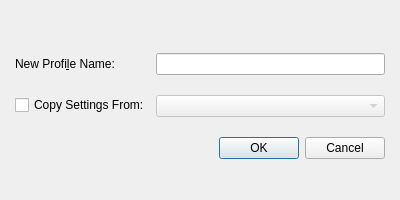
<?xml version="1.0" encoding="UTF-8"?>
<ui version="4.0">
 <class>NewProfileDialog</class>
 <widget class="QDialog" name="NewProfileDialog">
  <property name="geometry">
   <rect>
    <x>0</x>
    <y>0</y>
    <width>400</width>
    <height>200</height>
   </rect>
  </property>
  <property name="windowTitle">
   <string>Create New Profile</string>
  </property>
  <layout class="QFormLayout" name="formLayout">
   <property name="fieldGrowthPolicy">
    <enum>QFormLayout::AllNonFixedFieldsGrow</enum>
   </property>
   <property name="formAlignment">
    <set>Qt::AlignLeading|Qt::AlignLeft|Qt::AlignVCenter</set>
   </property>
   <property name="verticalSpacing">
    <number>20</number>
   </property>
   <property name="leftMargin">
    <number>15</number>
   </property>
   <property name="rightMargin">
    <number>15</number>
   </property>
   <property name="bottomMargin">
    <number>0</number>
   </property>
   <item row="0" column="0">
    <widget class="QLabel" name="label">
     <property name="text">
      <string>New Profi&amp;le Name:</string>
     </property>
     <property name="buddy">
      <cstring>lineEdit</cstring>
     </property>
    </widget>
   </item>
   <item row="0" column="1">
    <widget class="QLineEdit" name="lineEdit">
     <property name="clearButtonEnabled">
      <bool>true</bool>
     </property>
    </widget>
   </item>
   <item row="1" column="0">
    <widget class="QCheckBox" name="checkBox">
     <property name="toolTip">
      <string>&lt;html&gt;&lt;head/&gt;&lt;body&gt;&lt;p&gt;Check this box and choose an existing profile from the list on the right to duplicate the settings of that profile into your new profile.  The new profile will begin with default settings if this option is not chosen.&lt;/p&gt;&lt;/body&gt;&lt;/html&gt;</string>
     </property>
     <property name="text">
      <string>Copy Settings From:</string>
     </property>
    </widget>
   </item>
   <item row="1" column="1">
    <widget class="QComboBox" name="comboBox">
     <property name="enabled">
      <bool>false</bool>
     </property>
    </widget>
   </item>
   <item row="3" column="0" colspan="2">
    <widget class="QDialogButtonBox" name="buttonBox">
     <property name="enabled">
      <bool>true</bool>
     </property>
     <property name="orientation">
      <enum>Qt::Horizontal</enum>
     </property>
     <property name="standardButtons">
      <set>QDialogButtonBox::Cancel|QDialogButtonBox::Ok</set>
     </property>
    </widget>
   </item>
  </layout>
 </widget>
 <resources/>
 <connections>
  <connection>
   <sender>buttonBox</sender>
   <signal>accepted()</signal>
   <receiver>NewProfileDialog</receiver>
   <slot>accept()</slot>
   <hints>
    <hint type="sourcelabel">
     <x>224</x>
     <y>232</y>
    </hint>
    <hint type="destinationlabel">
     <x>157</x>
     <y>274</y>
    </hint>
   </hints>
  </connection>
  <connection>
   <sender>buttonBox</sender>
   <signal>rejected()</signal>
   <receiver>NewProfileDialog</receiver>
   <slot>reject()</slot>
   <hints>
    <hint type="sourcelabel">
     <x>292</x>
     <y>238</y>
    </hint>
    <hint type="destinationlabel">
     <x>286</x>
     <y>274</y>
    </hint>
   </hints>
  </connection>
  <connection>
   <sender>checkBox</sender>
   <signal>toggled(bool)</signal>
   <receiver>comboBox</receiver>
   <slot>setEnabled(bool)</slot>
   <hints>
    <hint type="sourcelabel">
     <x>19</x>
     <y>145</y>
    </hint>
    <hint type="destinationlabel">
     <x>168</x>
     <y>139</y>
    </hint>
   </hints>
  </connection>
 </connections>
</ui>
